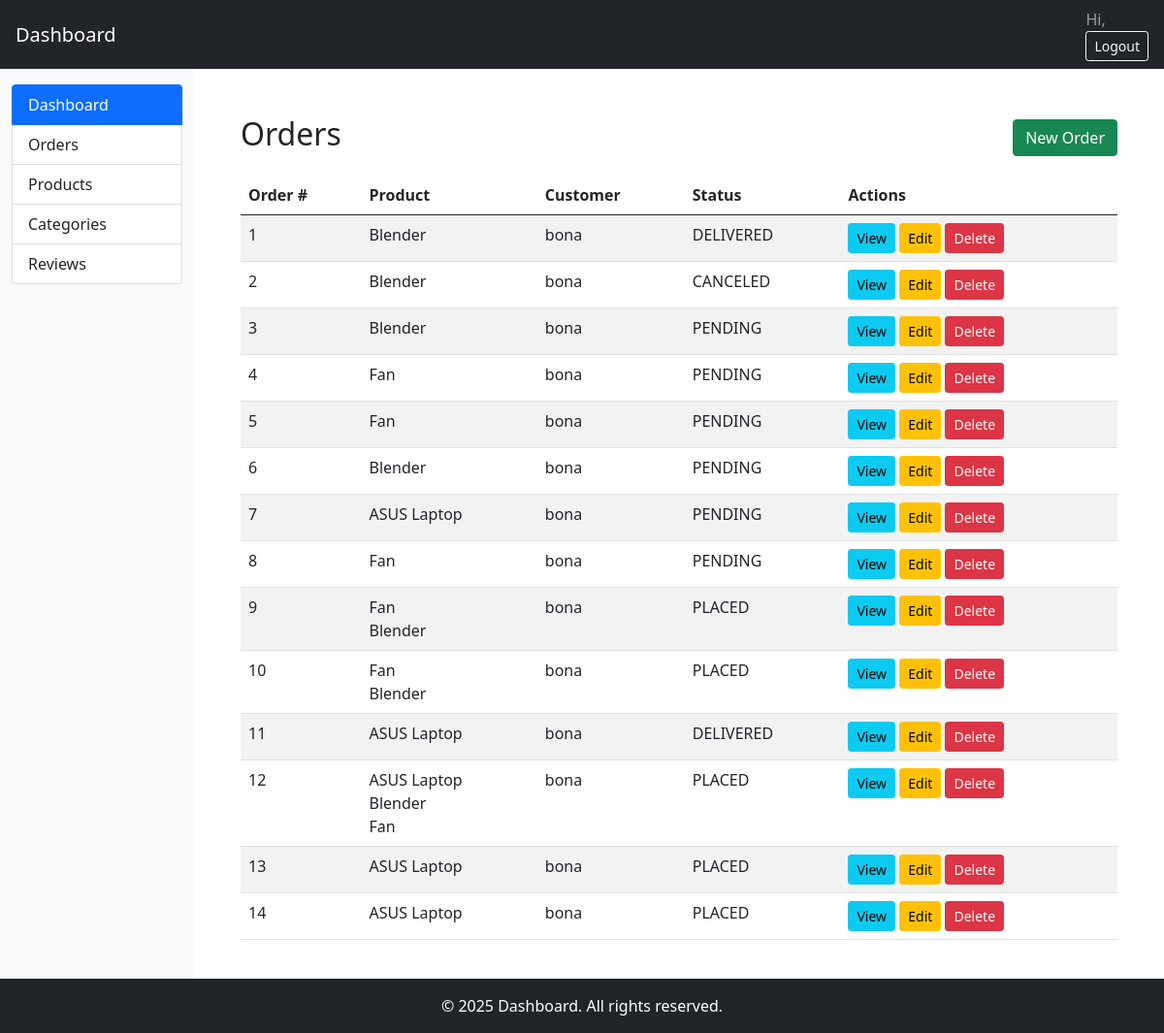
The page /shop/orders/ on the database as committed earlier.
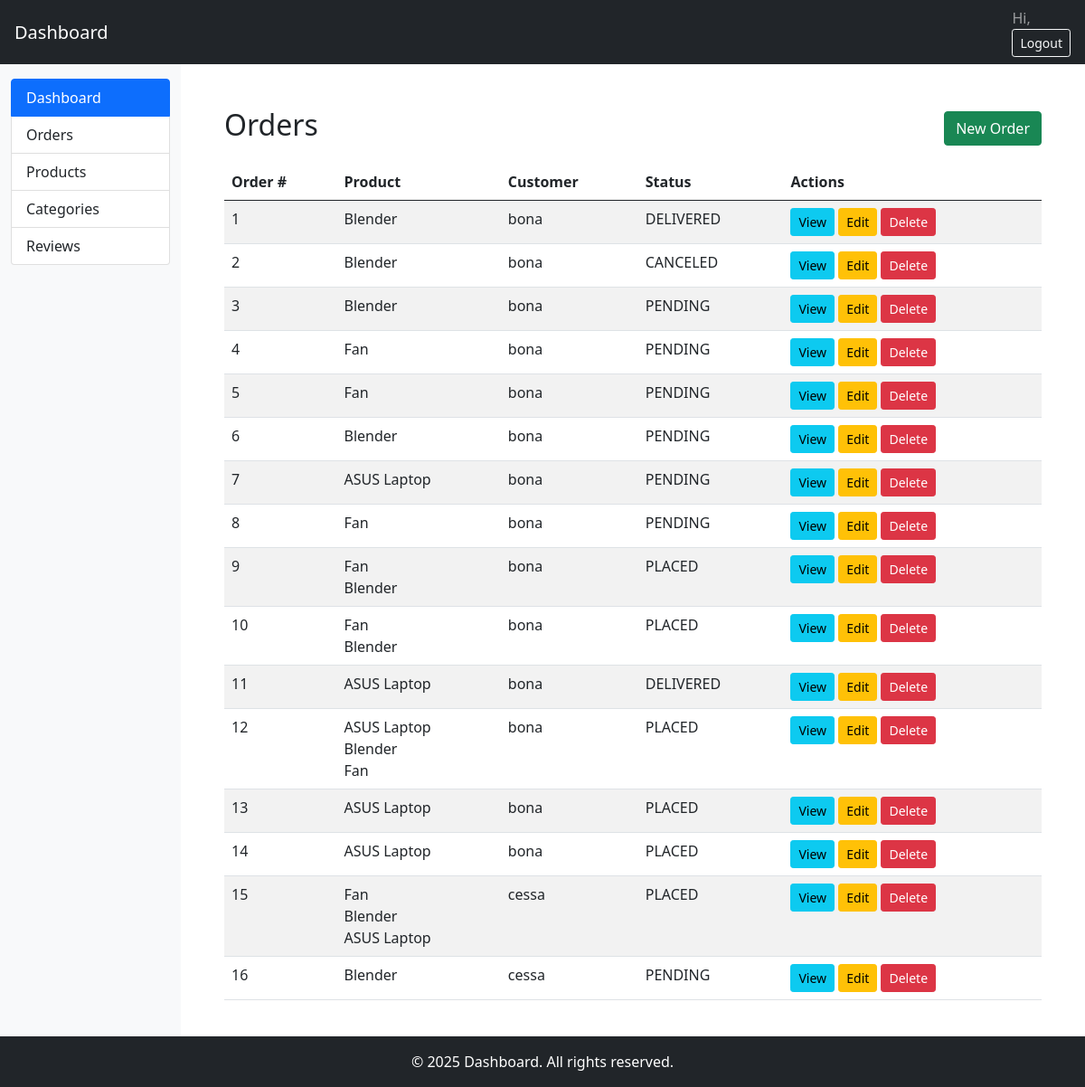
The same page on the database as committed later.
### shop/models.py (models this page shows, shortened)
class Order(models.Model):
    STATUS_OPTIONS = [
        ('PENDING', 'Pending'),
        ('PLACED', 'Placed'),
        ('DELIVERED', 'Delivered'),
        ('CANCELED', 'Canceled'),
    ]
    ordered_by = models.ForeignKey(User, on_delete=models.CASCADE, related_name='ordered_by')
    ordered_on = models.DateTimeField(auto_now_add=True)
    status = models.CharField(max_length=10, choices=STATUS_OPTIONS)

class OrderItem(models.Model):
    order = models.ForeignKey(Order, related_name='items', on_delete=models.CASCADE)
    product = models.ForeignKey(Product, on_delete=models.CASCADE)
    quantity = models.PositiveIntegerField()

class Product(models.Model):
    product_name = models.CharField(max_length=50)
    price = models.DecimalField(max_digits=10, decimal_places=2)
    description = models.TextField()
    stock = models.IntegerField(default=1)
    category = models.ForeignKey(Category, on_delete=models.CASCADE)
    thumbnail = models.ImageField(upload_to='product_images/')
    user = models.ForeignKey(User, on_delete=models.CASCADE, related_name='user_product')

### shop/views.py (the view)
# urls.py: path('orders/', OrderListView.as_view(), name='order_list'),
class OrderListView(ListView):
    model = Order
    template_name = 'shop/order/order_list.html'
    context_object_name = 'orders'

### shop/templates/shop/order/order_list.html
{% extends 'dashboard.html' %}
{% block content %}
<div class="container mt-4">
  <div class="d-flex justify-content-between align-items-center mb-3">
    <h2>Orders</h2>
    <a href="{% url 'shop:order_create' %}" class="btn btn-success">New Order</a>
  </div>
  <div class="table-responsive">
    <table class="table table-striped">
      <thead>
        <tr><th>Order #</th><th>Product</th><th>Customer</th><th>Status</th><th>Actions</th></tr>
      </thead>
      <tbody>
        {% for order in orders %}
        <tr>
          <td>{{ order.pk }}</td>
          <td>
            {% for item in order.items.all %}
              <div>{{ item.product.product_name }}</div>
            {% endfor %}
          </td>
          <td>{{ order.ordered_by.username }}</td>
          <td>{{ order.status }}</td>
          <td>
            <a href="{% url 'shop:order_detail' order.pk %}" class="btn btn-sm btn-info">View</a>
            <a href="{% url 'shop:order_update' order.pk %}" class="btn btn-sm btn-warning">Edit</a>
            <a href="{% url 'shop:order_delete' order.pk %}" class="btn btn-sm btn-danger">Delete</a>
          </td>
        </tr>
        {% empty %}
        <tr><td colspan="5" class="text-center">No orders found.</td></tr>
        {% endfor %}
      </tbody>
    </table>
  </div>
</div>
{% endblock %}

### Templates/dashboard.html (shortened to what this page needs)
{% load static %}
<!DOCTYPE html>
<html lang="en">
<head>
    <link href="{% static 'css/bootstrap.min.css' %}" rel="stylesheet" >
</head>
<body>
    <nav class="navbar navbar-expand-lg navbar-dark bg-dark px-3">
        <a class="navbar-brand" href="#">Dashboard</a>
        <div class="ms-auto">
            <span class="navbar-text me-3">Hi, {{ user.username }}</span>
            <form method="post" action="{% url 'accounts:logout' %}">
                <button type="submit" class="btn btn-outline-light btn-sm">Logout</button>
            </form>
        </div>
    </nav>
    <div class="container-fluid">
        <div class="row">
            <nav class="col-md-3 col-lg-2 d-md-block bg-light sidebar collapse pt-3">
                <div class="list-group">
                    <a href="{% url 'shop:dashboard'%}" class="list-group-item list-group-item-action active">Dashboard</a>
                    <a href="{% url 'shop:order_list'%}" class="list-group-item list-group-item-action">Orders</a>
                    <a href="{% url 'shop:product_list'%}" class="list-group-item list-group-item-action">Products</a>
                    <a href="{% url 'shop:category_list'%}" class="list-group-item list-group-item-action">Categories</a>
                    <a href="{% url 'shop:review_list'%}" class="list-group-item list-group-item-action">Reviews</a>
                </div>
            </nav>
            <main class="col-md-9 ms-sm-auto col-lg-10 px-md-4 py-4">
                {% block content %}
                {% endblock %}
            </main>
        </div>
    </div>
    <footer class="bg-dark text-white text-center py-3 mt-auto">
        <div class="container">
            <p class="mb-0">&copy; {{ year|default:"2025" }} Dashboard. All rights reserved.</p>
        </div>
    </footer>
</body>
</html>

Rows that differ between the two databases and show on the page:
added Order: pk "15", ordered_by.username "cessa", status "PLACED"
added OrderItem: product.product_name "Fan", shown under "15"
added OrderItem: product.product_name "Blender", shown under "15"
added OrderItem: product.product_name "ASUS Laptop", shown under "15"
added Order: pk "16", ordered_by.username "cessa", status "PENDING"
added OrderItem: product.product_name "Blender", shown under "16"
